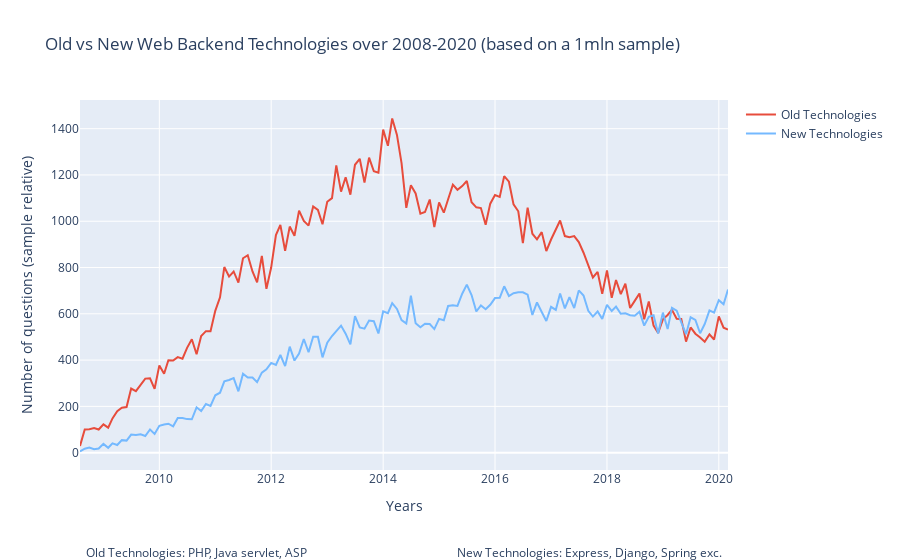

Write notebook code for a chart like this one.
### Code cell
####### 2 backend - plot ##########

layout = go.Layout(xaxis_title='x', 
                   yaxis_title='y',
                    margin_b=90, #increase the bottom margin to have space for caption
                    annotations = [dict(xref='paper',
                                        yref='paper',
                                        x=0.5, y=-0.25,
                                        showarrow=False,
                                        text ='''Old Technologies: PHP, Java servlet, ASP
                                                 New Technologies: Express, Django, Spring exc.''' )])

fig = go.Figure(layout = layout)
fig.add_trace(go.Scatter(x=tab_ovn.index, y=tab_ovn.old, mode='lines', name="Old Technologies", 
              line=dict(color='#e74c3c', width=2)))
fig.add_trace(go.Scatter(x=tab_ovn.index, y=tab_ovn.new, mode='lines', name="New Technologies", 
              line=dict(color='#74b9ff', width=2)))

fig.update_layout(title='Old vs New Web Backend Technologies over 2008-2020 (based on a 1mln sample)',
                   xaxis_title='Years',
                   yaxis_title='Number of questions (sample relative)')


fig.show()

### Figure 1 — Plotly figure (JSON) as saved in the notebook; plotly's stock layout.template omitted (floating-point values rounded to 4 significant figures; data arrays with more than 128 entries replaced by an {"elided": "..."} marker saying what was removed)
{"data": [{"line": {"color": "#e74c3c", "width": 2}, "mode": "lines", "name": "Old Technologies", "type": "scatter", "x": {"elided": "140 str values"}, "y": {"elided": "140 int values"}}, {"line": {"color": "#74b9ff", "width": 2}, "mode": "lines", "name": "New Technologies", "type": "scatter", "x": {"elided": "140 str values"}, "y": {"elided": "140 int values"}}], "layout": {"annotations": [{"showarrow": false, "text": "Old Technologies: PHP, Java servlet, ASP\n                                                 New Technologies: Express, Django, Spring exc.", "x": 0.5, "xref": "paper", "y": -0.25, "yref": "paper"}], "margin": {"b": 90}, "title": {"text": "Old vs New Web Backend Technologies over 2008-2020 (based on a 1mln sample)"}, "xaxis": {"title": {"text": "Years"}}, "yaxis": {"title": {"text": "Number of questions (sample relative)"}}}}
